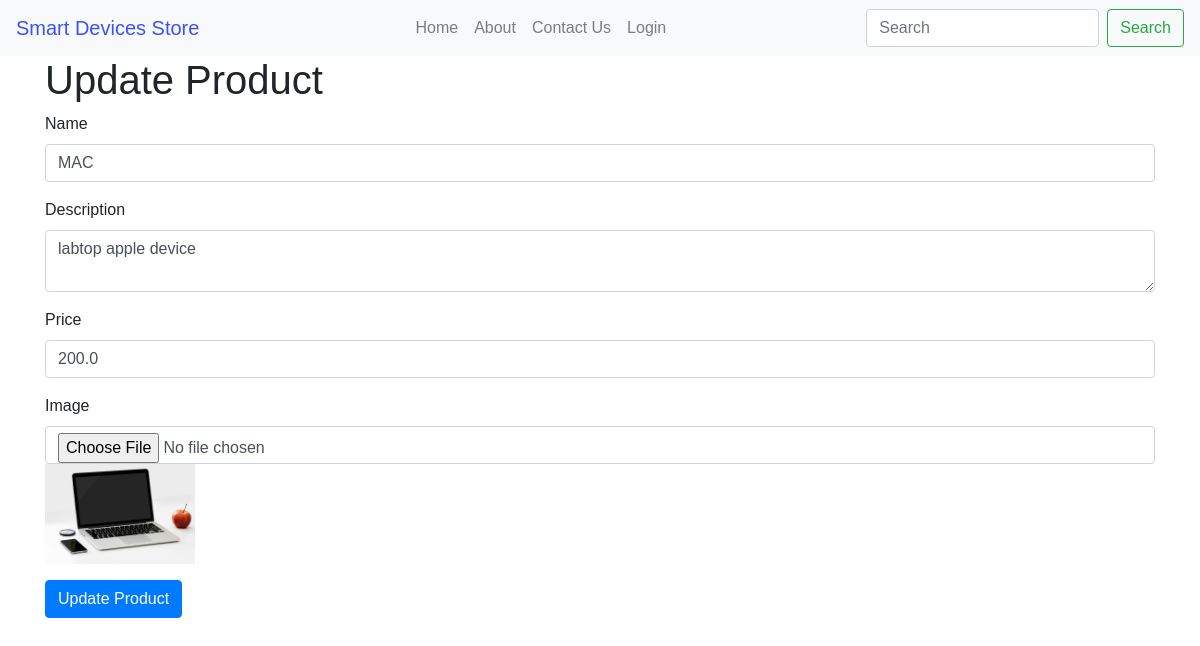
/admin/update/2, run on an earlier commit of the app's database.
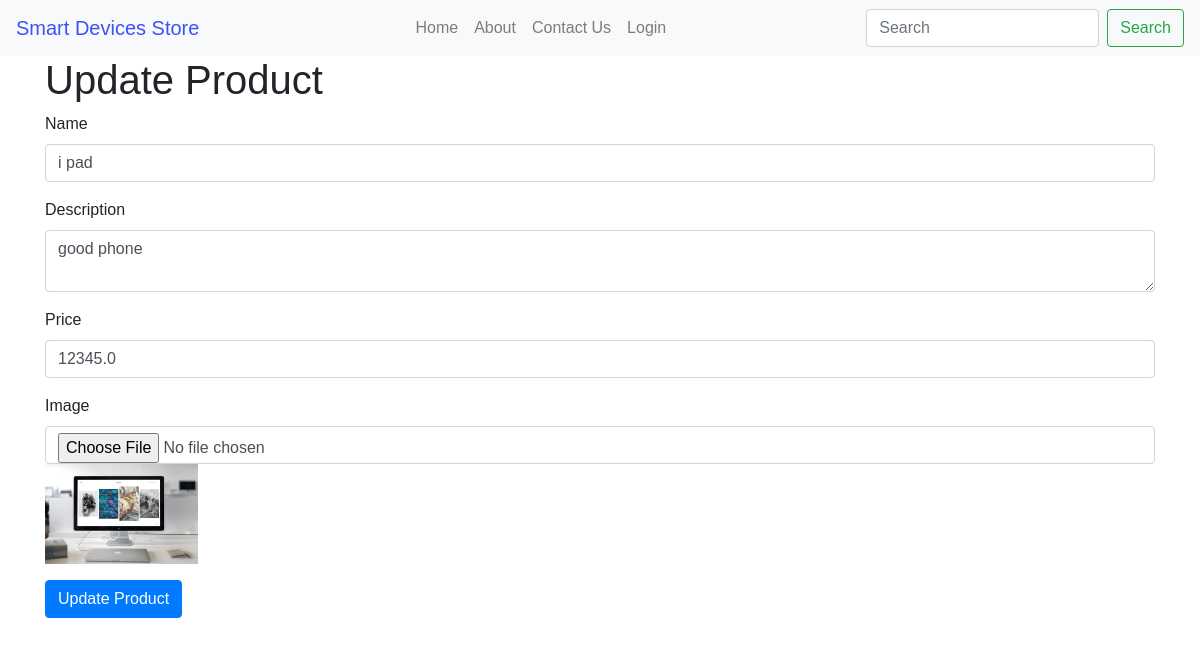
And on a later commit of the database.
### app/models.py (models this page shows)
class Product(db.Model):
    id = db.Column(db.Integer, primary_key=True)
    name = db.Column(db.String(100), nullable=False)
    description = db.Column(db.Text, nullable=False)
    price = db.Column(db.Float, nullable=False)
    image_filename = db.Column(db.String(100), nullable=False)
    orders = db.relationship('Order', backref='product', lazy=True, cascade="all, delete")

### app/routes.py (the view, shortened to what this page needs)
@app.route('/admin/update/<int:id>', methods=['GET', 'POST'])
def update_product(id):
    product = Product.query.get_or_404(id)
    return render_template('update_product.html', product=product)

### app/templates/update_product.html
{% extends "base.html" %}
{% block content %}
<h1>Update Product</h1>
<form method="POST" enctype="multipart/form-data">
    <div class="form-group">
        <label for="name">Name</label>
        <input type="text" class="form-control" id="name" name="name" value="{{ product.name }}" required>
    </div>
    <div class="form-group">
        <label for="description">Description</label>
        <textarea class="form-control" id="description" name="description" required>{{ product.description }}</textarea>
    </div>
    <div class="form-group">
        <label for="price">Price</label>
        <input type="number" step="0.01" class="form-control" id="price" name="price" value="{{ product.price }}" required>
    </div>
    <div class="form-group">
        <label for="image">Image</label>
        <input type="file" class="form-control" id="image" name="image">
        {% if product.image_filename %}
        <img src="{{ url_for('static', filename='uploads/' ~ product.image_filename) }}" alt="{{ product.name }}" style="max-height: 100px;">
        {% endif %}
    </div>
    <button type="submit" class="btn btn-primary">Update Product</button>
</form>
{% endblock %}

What changed in the data, as far as the page shows it:
changed Product: name "MAC" → "i pad"; description "labtop apple device" → "good phone"; price "200.0" → "12345.0"; image_filename: a different picture
